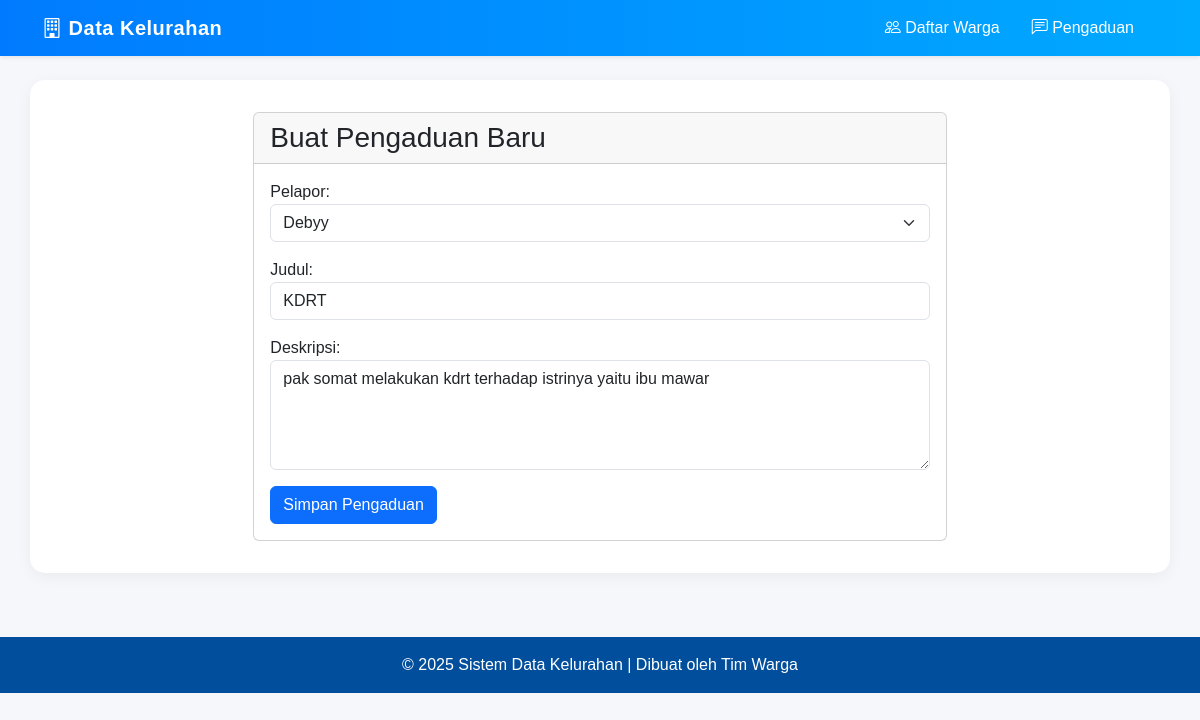
Screenshot of /warga/pengaduan/1/edit/ with the database file from the repository.
### warga/models.py (models this page shows, shortened)
class Pengaduan(models.Model):
    STATUS_CHOICES = [
        ('BARU', 'Baru'),
        ('DIPROSES', 'Dalam Proses'),
        ('SELESAI', 'Selesai'),
    ]
    judul = models.CharField(max_length=200)
    deskripsi = models.TextField()
    status = models.CharField(max_length=10, choices=STATUS_CHOICES, default='BARU')
    tanggal_lapor = models.DateTimeField(auto_now_add=True)
    pelapor = models.ForeignKey(Warga, on_delete=models.CASCADE, related_name='pengaduan')

### warga/views.py (the view)
# urls.py: path('pengaduan/<int:pk>/edit/', PengaduanUpdateView.as_view(), name='pengaduan-edit'),
class PengaduanUpdateView(UpdateView):
    model = Pengaduan
    form_class = PengaduanForm
    template_name = 'warga/pengaduan_form.html'
    success_url = reverse_lazy('warga:pengaduan_list')

### warga/forms.py
class PengaduanForm(forms.ModelForm):
    class Meta:
        model = Pengaduan
        fields = ['pelapor', 'judul', 'deskripsi']
        widgets = {
            'pelapor': forms.Select(attrs={'class': 'form-select'}),
            'judul': forms.TextInput(attrs={'class': 'form-control'}),
            'deskripsi': forms.Textarea(attrs={'class': 'form-control', 'rows': 4}),
        }
    def __init__(self, *args, **kwargs):
        super().__init__(*args, **kwargs)
        self.fields['pelapor'].queryset = Warga.objects.order_by('nama_lengkap')

### warga/models.py (called while the page is built)
    def __str__(self):
        return self.nama_lengkap

### warga/templates/warga/pengaduan_form.html (shortened to what this page needs)
{% extends 'base.html' %} {% block content %}
<div class="container">
  <div class="row justify-content-center">
    <div class="col-md-8">
      <div class="card">
        <div class="card-header">
          <h3 class="mb-0">Buat Pengaduan Baru</h3>
        </div>
        <div class="card-body">
          <form method="post" novalidate>
            {% csrf_token %} {% for field in form %}
            <div class="mb-3">
              {{ field.label_tag }} {{ field }}
            </div>
            {% endfor %}
            <button type="submit" class="btn btn-primary">
              Simpan Pengaduan
            </button>
          </form>
        </div>
      </div>
    </div>
  </div>
</div>
{% endblock %}

### warga/templates/base.html (style rules this page uses)
body { background-color: #f5f7fa; font-family: "Poppins", sans-serif; }

### rows the page displays
Pengaduan: form "Debyy" "KDRT" "pak somat melakukan kdrt terhadap istrinya yaitu ibu mawar"

### other values shown
{{ field.label_tag }} "Pelapor:" "Judul:" "Deskripsi:"
